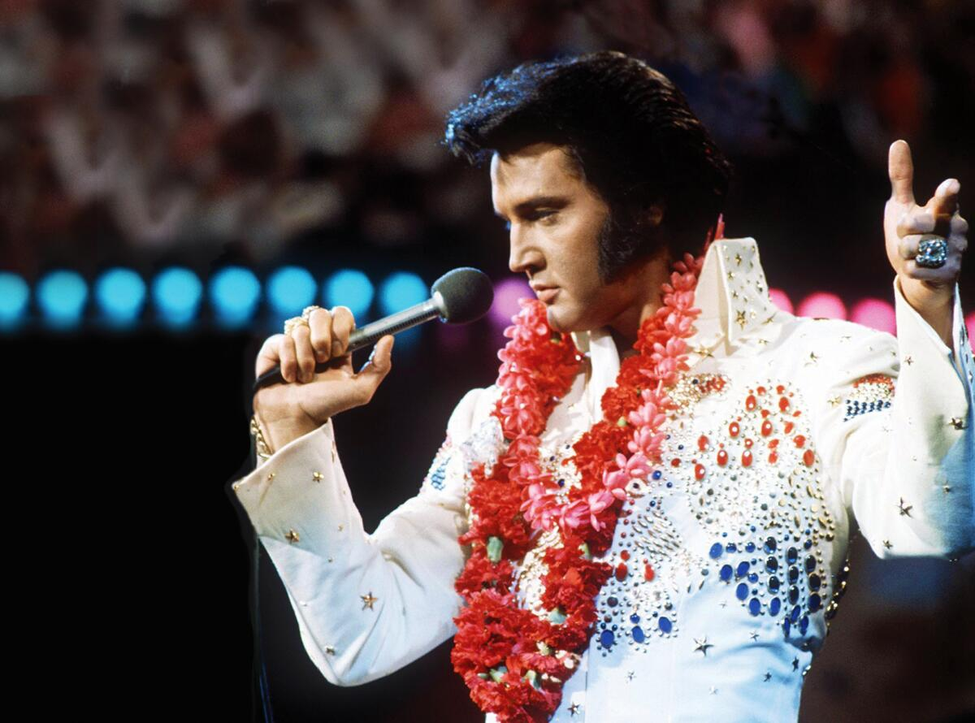
//> input picture 5_dithering/aloha.png, 975 x 723 px, shrunk from 1200 x 890 before the run
$ ./current_file   (built with g++ and OpenCV 4)
//> lines starting //> are read from the running program, lines starting //| are printed output that depends on the picture
//
#include <opencv2/core.hpp>
#include <opencv2/imgcodecs.hpp>
#include <opencv2/highgui.hpp>
#include <opencv2/imgproc/imgproc.hpp>
#include <opencv2/dnn/dnn.hpp>
//
#include <iostream>
#include <fstream>
// string array[] = { "ants" , "bear" , "bird" , "claw" , "eyes" , "hawk" , "lion" , "wolf" } ;
using namespace std ;
using namespace cv ;
//
int main( int argc , char* argv[] )
{
   //     height width   uchar
   string array[] = { "aloha" } ;
   //string array[] = {"elvis"};
   Mat img = imread("aloha.png");
//> img is the input picture: 723 rows x 975 cols, CV_8UC3; mean B, G, R 83, 82.2, 94
   int rows = img.rows;
//> rows = 723
   int cols = img.cols;
//> cols = 975
   int minp=1569325055;
   int maxp=-1569325055;
   int pixels[rows][cols];
   for (int r=0;r<rows;r++){
      for(int c=0;c<cols;c++){
         Vec3b pixel=img.at<Vec3b>(r, c);
         double avg = (pixel(0)+pixel(1)+pixel(2))/3.0;
         double avgscaled=(pixel(0)*.11+pixel(1)*.59+pixel(2)*.30);
         int pix = int(avg-avgscaled);
         //cout<<pix<<endl;
         if (pix<=minp){
            minp=pix;
         }
         if (pix>=maxp){
            maxp=pix;
         }
         pixels[r][c]=pix;
      }
   }
//> this loop made 723 passes
//> (minp, maxp) on passes 1 to 3: (-1, 1), (-1, 1), (-2, 1)
//> after the loop, minp = -15; maxp = 25
   /*convert to grayscale two ways - straight average <and> weighted average 30 red + 59 green + 11 blue

   find the delta at each pixel - find the min delta and the max delta over all pixels

   scale the min-max delta to 0-255 and make an image showing the (scaled) delta*/

   Mat img2(rows,cols,CV_8UC1);

   for (int r=0;r<rows;r++){
      for(int c=0;c<cols;c++){
         img2.at<uchar>(r,c)=(uchar)(pixels[r][c]-minp)*255.0/(maxp-minp);
      }
   }
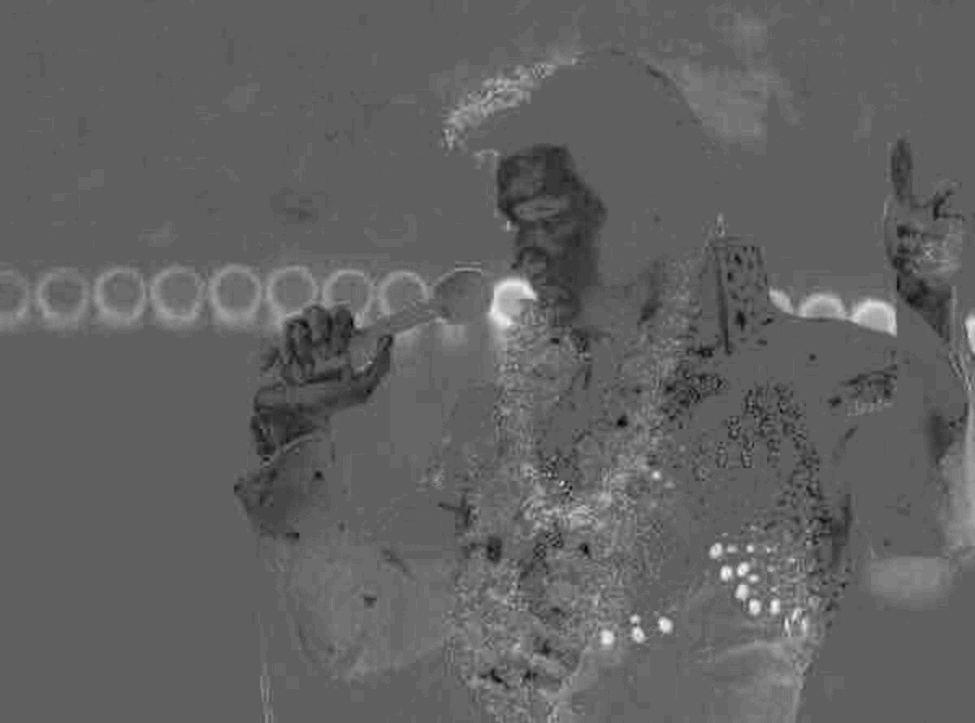
//> img2: 723 rows x 975 cols, CV_8UC1; min 0, max 255, mean 98

   imwrite("aloha2.png",img2);
   return 0 ;
   }

//
// end
//
